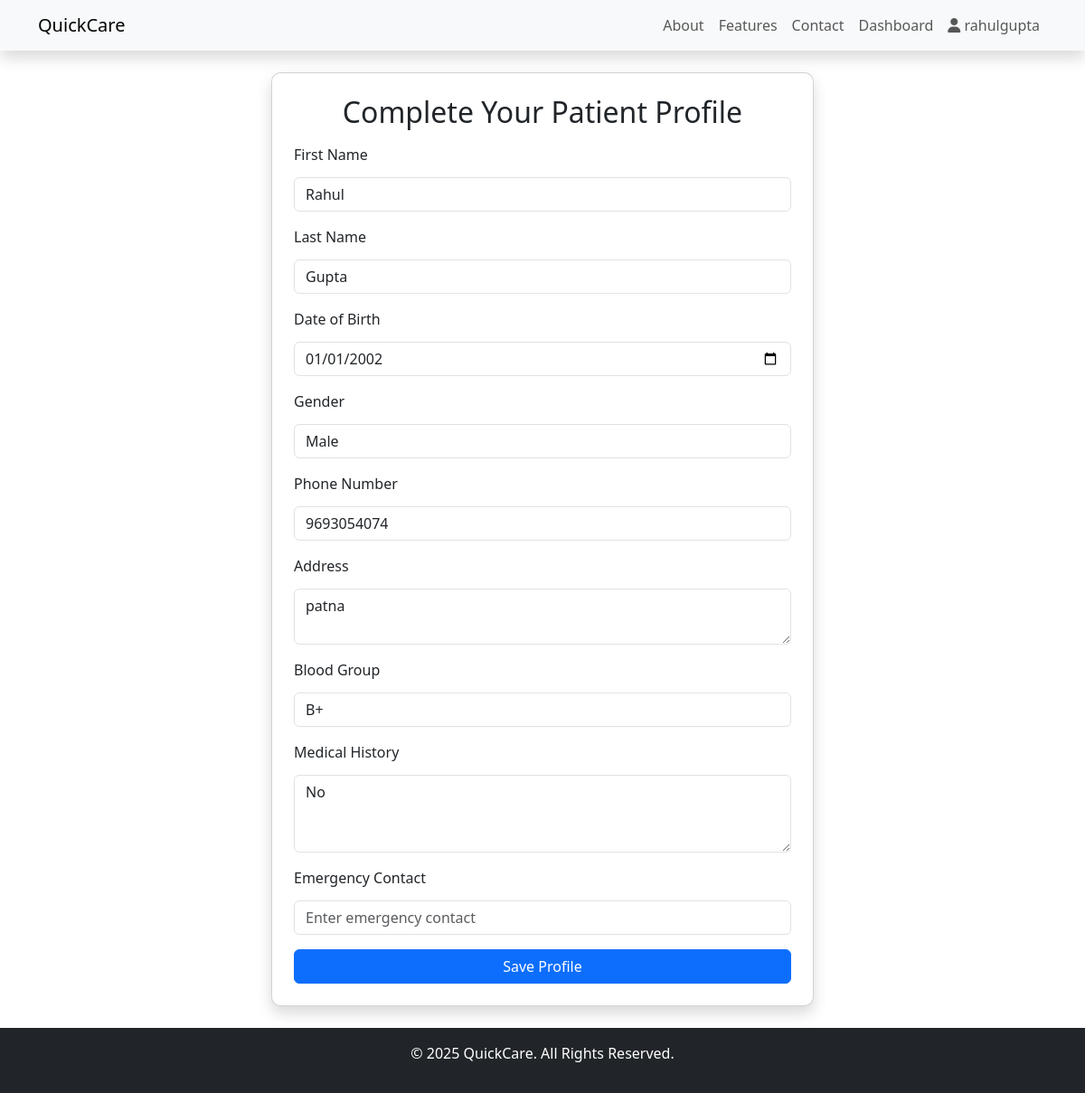
/accounts/profile/patient/ (signed in), run on an earlier commit of the app's database.
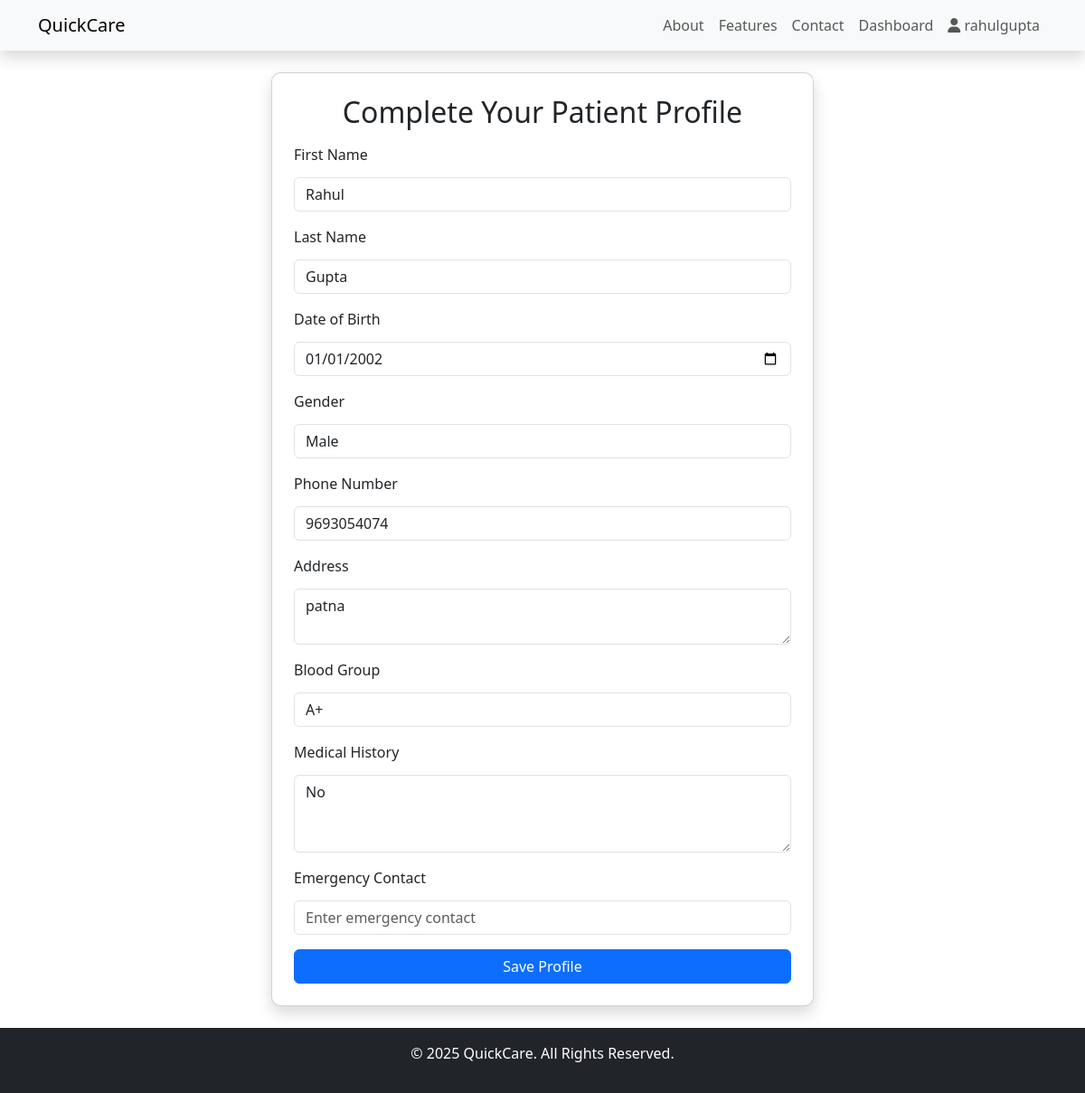
And on a later commit of the database.
### accounts/models.py (models this page shows, shortened)
class PatientProfile(models.Model):
    user = models.OneToOneField(CustomUser, on_delete=models.CASCADE, related_name="patient_profile")
    first_name = models.CharField(max_length=50, blank=True, null=True)
    last_name = models.CharField(max_length=50, blank=True, null=True)
    date_of_birth = models.DateField(null=True, blank=True)
    gender = models.CharField(max_length=10, blank=True, null=True)
    phone_number = models.CharField(max_length=15, blank=True, null=True)
    address = models.TextField(blank=True, null=True)
    blood_group = models.CharField(max_length=5, blank=True, null=True)
    medical_history = models.TextField(blank=True, null=True)  # Any past medical records
    emergency_contact = models.CharField(max_length=15, blank=True, null=True)

### accounts/views.py (the view)
# urls.py: path("profile/patient/", complete_patient_profile, name="complete_patient_profile"),
def complete_patient_profile(request):
    if request.method=='POST':
        form= PatientProfileForm(request.POST,instance=request.user.patient_profile)
        if form.is_valid():
            form.save()
            return redirect("home")
    else:
        form = PatientProfileForm(instance=request.user.patient_profile)
    return render(request,'accounts/complete_patient_profile.html',{'form':form})

### accounts/templates/accounts/complete_patient_profile.html (shortened to what this page needs)
{% extends "home/base.html" %}
{% block content %}
    <div class="container d-flex justify-content-center align-items-center vh-80 mt-4 mb-4">
    <div class="card shadow p-4" style="width: 600px;">
        <h2 class="text-center mb-3">Complete Your Patient Profile</h2>
        <form method="post" class="needs-validation">
            <div class="mb-3">
                <label for="{{ form.first_name.id_for_label }}" class="form-label">First Name</label>
                {{ form.first_name }}
            </div>
            <div class="mb-3">
                <label for="{{ form.last_name.id_for_label }}" class="form-label">Last Name</label>
                {{ form.last_name }}
            </div>
            <div class="mb-3">
                <label for="{{ form.date_of_birth.id_for_label }}" class="form-label">Date of Birth</label>
                {{ form.date_of_birth }}
            </div>
            <div class="mb-3">
                <label for="{{ form.gender.id_for_label }}" class="form-label">Gender</label>
                {{ form.gender }}
            </div>
            <div class="mb-3">
                <label for="{{ form.phone_number.id_for_label }}" class="form-label">Phone Number</label>
                {{ form.phone_number }}
            </div>
            <div class="mb-3">
                <label for="{{ form.address.id_for_label }}" class="form-label">Address</label>
                {{ form.address }}
            </div>
            <div class="mb-3">
                <label for="{{ form.blood_group.id_for_label }}" class="form-label">Blood Group</label>
                {{ form.blood_group }}
            </div>
            <div class="mb-3">
                <label for="{{ form.medical_history.id_for_label }}" class="form-label">Medical History</label>
                {{ form.medical_history }}
            </div>
            <div class="mb-3">
                <label for="{{ form.emergency_contact.id_for_label }}" class="form-label">Emergency Contact</label>
                {{ form.emergency_contact }}
            </div>
            <button type="submit" class="btn btn-primary w-100">Save Profile</button>
        </form>
    </div>
</div>
{% endblock %}

What changed in the data, as far as the page shows it:
changed PatientProfile "Rahul": blood_group "B+" → "A+"
